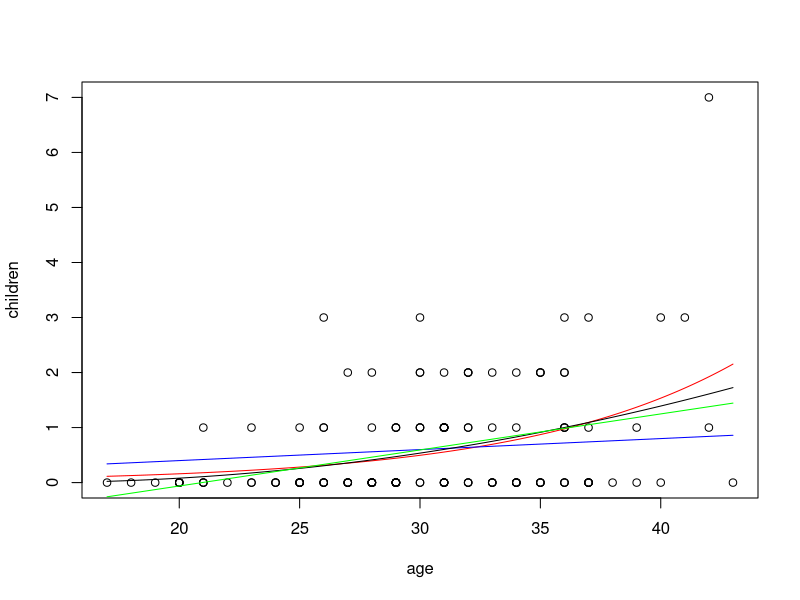

This chart was generated by the following R code:
###############################################
## Scripts Elementos de Aprendizado de Máquina
###############################################

##Exemplo Birth data
#seleciona o arquivo "mlg_birth.csv"
dt <- read.table("mlg_birth.csv", header=TRUE, sep=",")

## Poisson Link: log, identity, sqrt
## Ajusta o modelo Poisson com link log
modelo <- glm(children ~ age, family = poisson(link = "log"), data = dt)
summary(modelo)

modelo$deviance
1-pchisq(modelo$deviance,modelo$df.residual) ## p-value "Deviance"

#cria possíveis idades para previsão
x <- seq(min(dt$age),max(dt$age),by=0.1)
nd     <- list(age=x)

#grafica as observacoes
plot(dt$age,dt$children,xlab='age',ylab='children')

#adiciona a linha vermelha com o valor predito para cada idade
lines(x,predict(modelo,newdata=nd,type='response'),col='red')

#imprime o deviance e seu respectivo p-valor
c(modelo$deviance, 1-pchisq(modelo$deviance,modelo$df.residual))

## Ajusta e grafica o modelo Poisson com link identidade
modelo <- glm(children ~ -1 + age, family = poisson(link = "identity"), data = dt)
lines(x,predict(modelo,newdata=nd,type='response'),col='blue')

#imprime o deviance e seu respectivo p-valor
c(modelo$deviance, 1-pchisq(modelo$deviance,modelo$df.residual))

### Ajusta outras ligações e grafica o ajuste

## Ajusta e grafica o modelo Poisson com link raiz quadrada
modelo <- glm(children ~ age, family = poisson(link = "sqrt"), data = dt)
lines(x,predict(modelo,newdata=nd,type='response'),col='black')

#imprime o deviance e seu respectivo p-valor
c(modelo$deviance, 1-pchisq(modelo$deviance,modelo$df.residual))

## Ajusta e grafica o modelo de regressao linear
modelo.lm <- lm(children ~ age, data = dt)
lines(x,predict(modelo.lm,newdata=nd,type='response'),col='green')

